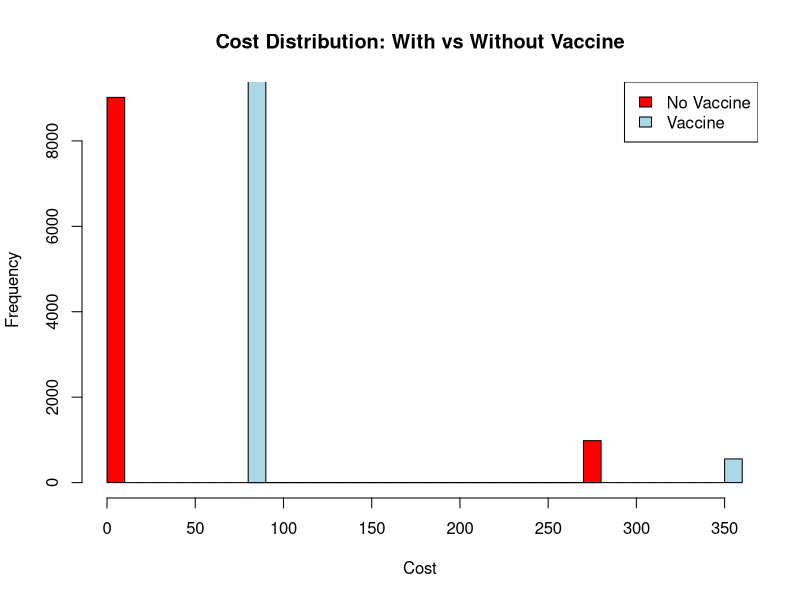

Recreate this plot in R.
# DECISION ANALYSIS FOR TAKING OR NOT TAKING FLU VACCINES



set.seed(123)
data_VE <-(0.01)*c(56,	60,	47,	49,	52,	19,	48,	40,	38,	29,	39,	36,	30,	44,	56)
#let us estimate the average vaccine effectiveness percentage
averageVE<-mean(data_VE)
varianceVE<-var(data_VE)
medianVE<-median(data_VE)

cat("Estimated average VE is", averageVE,"\n")

sim_num <- 10000
#estimate average cost of vaccine
data_price<-runif(sim_num,20,100)
common_price<-round(mean(data_price),2)
cat("Estimated price of Vaccine is", common_price,"\n")
# let's do flu probability which is between %5 and %20
sim_prob<-runif(sim_num,0.05,0.2)
common_prob<-median(sim_prob)
cat("Estimated probability of getting flu", common_prob,"\n")
# Inputs
admin_cost<-21.93
p_if_flu <- common_prob  # $21.93 adminsitration fee         
vac_eff<- averageVE             
cost_vaccine <- common_price + admin_cost         
cost_if_flu <- 273 #average treatment cost if get flu            
v_coverage <- 0.467 # vaccination coverage
inf_rate<-(1 - (v_coverage * vac_eff)) 
effective_p_flu <- p_if_flu * inf_rate #infection rate
# If take the vaccine scenario
flu_prob_vax <- effective_p_flu * (1 - vac_eff)  # personal protection
got_flu_vax <- rbinom(sim_num, 1, flu_prob_vax)
cost_vax <- got_flu_vax * cost_if_flu + cost_vaccine
mean_cost_vax <- mean(cost_vax)

##  Don't take the vaccine scenario
flu_prob_novax <- effective_p_flu
got_flu_novax <- rbinom(sim_num, 1, flu_prob_novax)
cost_novax <- got_flu_novax * cost_if_flu  # no vaccine cost
mean_cost_novax <- mean(cost_novax)


cat("Expected cost WITH vaccine:    $", round(mean_cost_vax, 2), "\n")
cat("Expected cost WITHOUT vaccine: $", round(mean_cost_novax, 2), "\n")

# Plot cost distribution for both strategies
hist(cost_novax, breaks=30, col="red",
     xlim=c(0, max(c(cost_novax, cost_vax))), xlab="Cost",
     main="Cost Distribution: With vs Without Vaccine")
hist(cost_vax, breaks=30, col="lightblue", add=TRUE)
legend("topright", legend=c("No Vaccine", "Vaccine"),
       fill=c("red", "lightblue"))
